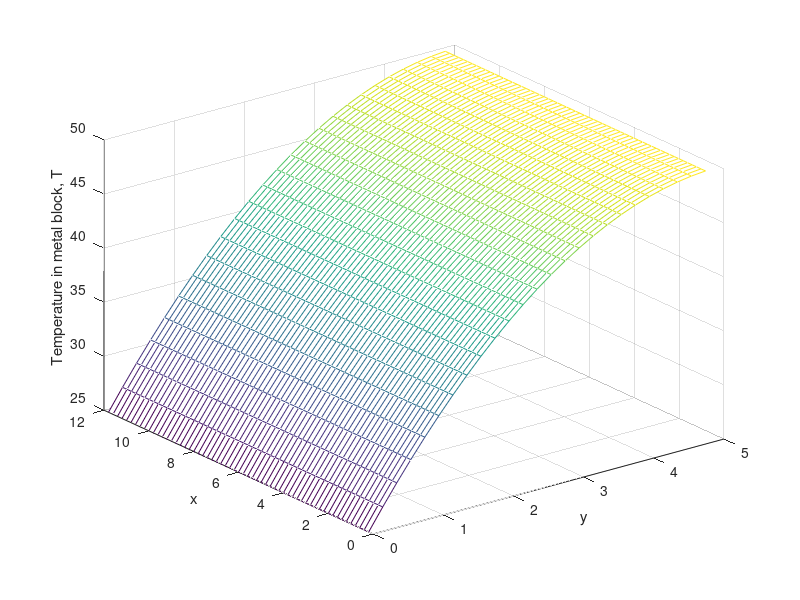

This figure's MATLAB source: (Note: this script raises an error after producing the figure.)
%%% Part 2 of CE2. David Ahnlund and Emil Gestsson
clear, clc;
%Coefficients
Lx = 12; Ly = 5; T_ext = 25;

%% A

N = 60; M = 25;
h = Lx/N;  %should be same as Ly/M
F = 2 * ones(N-1,M-1);

Sx = 1/h^2 * (diag(-ones(N-2,1),-1)+diag(2*ones(N-1,1),0) + diag(-ones(N-2,1),1));
Sy = 1/h^2 * (diag(-ones(M-2,1),-1)+diag(2*ones(M-1,1),0) + diag(-ones(M-2,1),1));

%Boundary condition for x
Sx(1,1) = 2/(3*h^2); Sx(1,2) = -2/(3*h^2);
Sx(end,end) = 2/(3*h^2); Sx(end, end-1) = -2/(3*h^2);

%Boundary condition for y
Sy(end,end) = 2/(3*h^2); Sy(end, end-1) = -2/(3*h^2);

A = kron(eye(size(Sy)),Sx) + kron(Sy, eye(size(Sx)));
A = sparse(A);

F(:,1) = F(:,1) + T_ext/h^2;

f = reshape(F, (N-1)*(M-1),1);

t = A\f;

T = reshape(t, (N-1), (M-1));
T0 = T_ext * ones(N-1,1);
T = [T0 T];

x = 0:h:Lx-h;
y = 0:h:Ly-h;

mesh(y,x(2:end),T)
xlabel("y")
ylabel("x")
zlabel("Temperature in metal block, T")

fprintf("T(6,2) = %.3f, for N = %.0f\n", T(round(x,2)==6,round(y,2)==2), N)

%% b

N = 60;
h = Lx/N;
M = Ly/h;
f = 2;

%From anaylitcal solution we have:
%------------
c0 = T_ext;
c1 = f * Ly;
c2 = -f/2;
%------------


x = 0:h:Lx-h;
y = 0:h:Ly-h;

T_analytical = @(x,y) (c0 + c1*y + c2*y.^2).*ones(length(x),1);

mesh(T_analytical(x',y))
hold on
mesh(T)
xlabel("y")
ylabel("x")

fprintf("T(6,2) = %.3f, for analytical solution\n", T_analytical(6,2))


%% d

N = 60*2;
h = Lx/N;
M = Ly/h;

F_func = @(x,y) 100*exp(-1/2 * (x-4).^2 - 4*(y-1).^2);

x = h:h:Lx-h;
y = h:h:Ly-h;

F = F_func(x',y);

Sx = 1/h^2 * (diag(-ones(N-2,1),-1)+diag(2*ones(N-1,1),0) + diag(-ones(N-2,1),1));
Sy = 1/h^2 * (diag(-ones(M-2,1),-1)+diag(2*ones(M-1,1),0) + diag(-ones(M-2,1),1));

%Boundary condition for x
Sx(1,1) = 2/(3*h^2); Sx(1,2) = -2/(3*h^2);
Sx(end,end) = 2/(3*h^2); Sx(end, end-1) = -2/(3*h^2);

%Boundary condition for y
Sy(end,end) = 2/(3*h^2); Sy(end, end-1) = -2/(3*h^2);

A = kron(eye(size(Sy)),Sx) + kron(Sy, eye(size(Sx)));

A = sparse(A);

F(:,1) = F(:,1) + T_ext/h^2;

f = reshape(F, (N-1)*(M-1),1);

t = A\f;

T = reshape(t, (N-1), (M-1));
T0 = T_ext * ones(N-1,1);
T = [T0 T];

figure
mesh(T)
xlabel("y")
ylabel("x")

figure
imagesc(x,y,T)
figure
contour(T)

fprintf("T(6,2) = %.3f, for N = %.0f\n", T(round(x,6)==6,round(y,6)==2), N)
